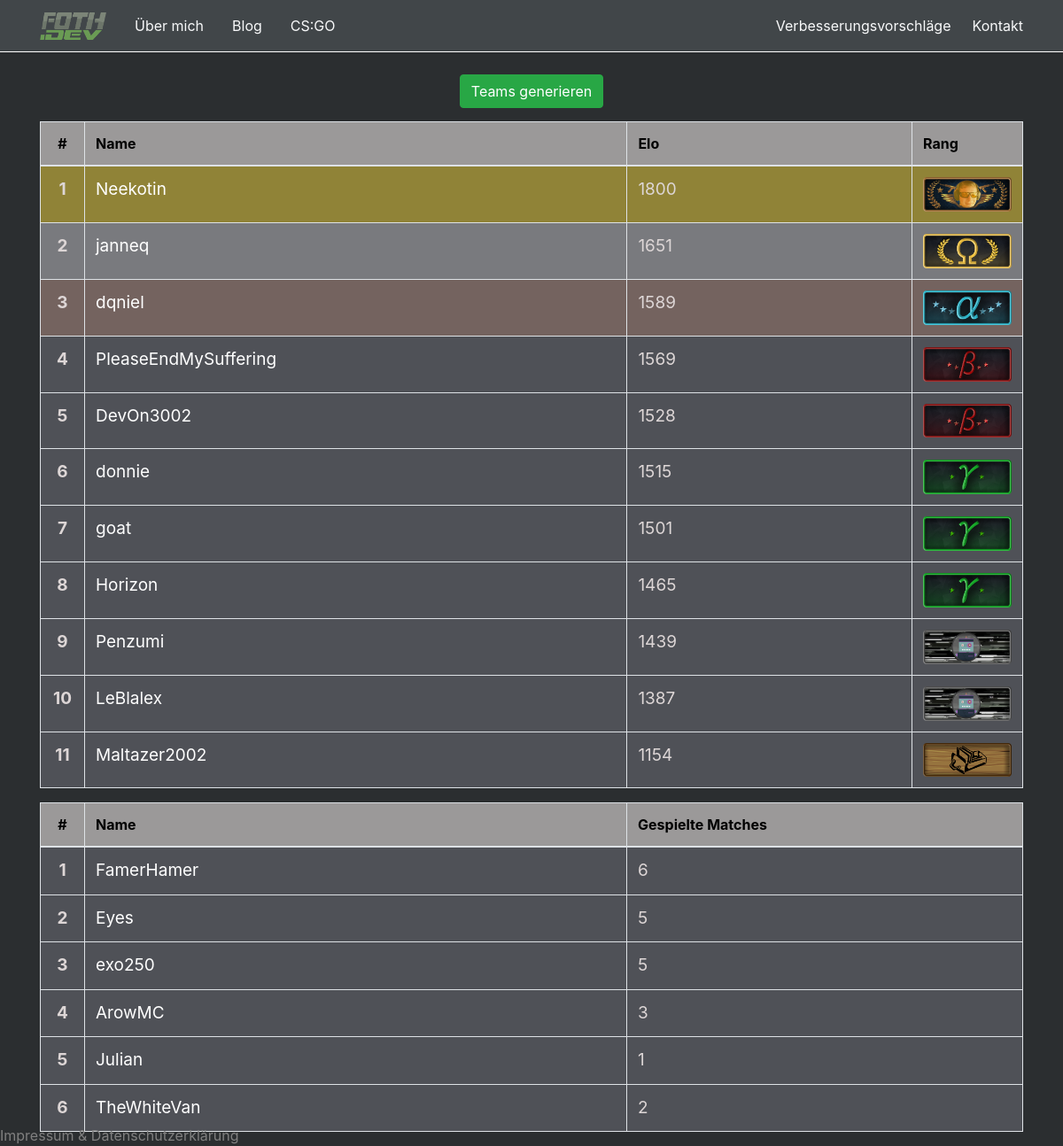
Page /csgo/ on the committed database.
### csgo/models.py (models this page shows, shortened)
class CsgoPlayer(models.Model):
    steam_id = models.CharField(max_length=18)
    name = models.CharField(max_length=32)
    elo = models.IntegerField(default=1500)
    kills = models.IntegerField(default=0)
    assists = models.IntegerField(default=0)
    deaths = models.IntegerField(default=0)
    played_matches = models.IntegerField(default=0)

### csgo/views.py (the view)
# urls.py: path('', views.show_csgo_stats, name="show_csgo_stats"),
def show_csgo_stats(request):
    player_data = CsgoPlayer.objects.order_by("-elo")
    player_list_ranked = []
    player_list_unranked = []
    for player in player_data:
        if player.played_matches >= 10:
            player_list_ranked.append(player)
        else:
            player_list_unranked.append(player)
    return render(request, "csgo/show_csgo_stats.html", {"player_data_ranked": player_list_ranked, "player_data_unranked": player_list_unranked})

### csgo/templates/csgo/show_csgo_stats.html (shortened to what this page needs)
{% extends "base.html" %}
{% load static %}
{% block content %}
<a href="{% url 'select_players' %}" class="btn btn-success" style="margin-bottom: 15px;">Teams generieren</a>
<table class="table table-bordered table-hover" style="background-color: rgb(79, 81, 87); color: black;">
    <thead style="background-color: rgb(155, 153, 153);">
        <tr>
            <th scope="col" style="width:50px;"><div align="center">#</div></th>
            <th scope="col">Name</th>
            <th scope="col" style="width:29%">Elo</th>
            <th scope="col" style="width:120px;">Rang</th>
        </tr>
    </thead>
    <tbody style="font-size: 19px; color: rgb(221, 214, 214)">
        {% for player_object in player_data_ranked %}
        {% if forloop.counter == 1 %}
        <tr style="background-color: rgba(255, 217, 0, 0.37)">
        {% endif %}
        {% if forloop.counter == 2 %}
        <tr style="background-color: rgba(192, 192, 192, 0.37)">
        {% endif %}
        {% if forloop.counter == 3 %}
        <tr style="background-color: #bf897054">
        {% endif %}
        {% if forloop.counter > 3 %}
        <tr>
        {% endif %}
            <th><div align="center">{{ forloop.counter }}</div></th>
            <td><a href="{{ player_object.steam_id }}"><div style="display: inline-block; color: white;">{{ player_object.name }}</div></a></td>
            <td>{{ player_object.elo }}</td>
            {% if forloop.first %}
            <td><img src="{% static 'csgo/niko.png' %}" width="100px"></td>
            {% elif forloop.last %}
            <td><img src="{% static 'csgo/schublade.png' %}" width="100px"></td>
            {% elif player_object.elo > 1625 %}
            <td><img src="{% static 'csgo/omega.png' %}" width="100px"></td>
            {% elif player_object.elo > 1575 %}
            <td><img src="{% static 'csgo/alpha.png' %}" width="100px"></td>
            {% elif player_object.elo > 1525 %}
            <td><img src="{% static 'csgo/beta.png' %}" width="100px"></td>
            {% elif player_object.elo > 1450 %}
            <td><img src="{% static 'csgo/gamma.png' %}" width="100px"></td>
            {% elif player_object.elo > 1350 %}
            <td><img src="{% static 'csgo/beep_boop.png' %}" width="100px"></td>
            {% elif player_object.elo > 1200 %}
            <td><img src="{% static 'csgo/bots.png' %}" width="100px"></td>
            {% endif %}
        </tr>
        {% endfor %}
    </tbody>
</table>
<table class="table table-bordered table-hover" style="background-color: rgb(79, 81, 87); color: black; margin-top: 10px">
    <thead style="background-color: rgb(155, 153, 153);">
        <tr>
            <th scope="col" style="width:50px;"><div align="center">#</div></th>
            <th scope="col">Name</th>
            <th scope="col" style="width:40.3%">Gespielte Matches</th>
        </tr>
    </thead>
    <tbody style="font-size: 19px; color: rgb(221, 214, 214)">
        {% for player_object in player_data_unranked %}
        <tr>
            <th><div align="center">{{ forloop.counter }}</div></th>
            <td><a href="{{ player_object.steam_id }}"><div style="display: inline-block; text-decoration: none; color: white;">{{ player_object.name }}</div></a></td>
            <td>{{ player_object.played_matches }}</td>
        </tr>
        {% endfor %}
    </tbody>
</table>
{% endblock content %}

### templates/base.html (shortened to what this page needs)
{% load static %}
<!doctype html>
<html lang="de">
<head>
  <link rel="stylesheet" href="https://stackpath.bootstrapcdn.com/bootstrap/4.3.1/css/bootstrap.min.css">
</head>
<body style="background-color: rgb(43, 46, 48); color: white;">
  <nav class="navbar navbar-expand-lg navbar-dark" style="background-color:rgb(65, 70, 73); border-bottom: 1px solid white;">
    <div class="container">
      <a class="navbar-brand" href="{% url 'show_landing_page' %}"><img src="{% static 'logo.png' %}" width="75px"></a>
      <div class="collapse navbar-collapse" id="navbarText">
        <ul class="navbar-nav mr-auto">
          <li class="nav-item active">
            <a class="px-md-3 navbar-link text-light" href="#">Über mich</a>
          </li>
          <li>
            <a class="px-md-3 navbar-link text-light" href="{% url 'show_blog_posts' %}">Blog</a>
          </li>
          <li>
            <a class="px-md-3 navbar-link text-light" href="{% url 'show_csgo_stats' %}">CS:GO</a>
          </li>
        </ul>
        <div class="px-md-4"><a class="navbar-link text-light" href="{% url 'show_suggestions' %}">Verbesserungsvorschläge</a></div>
        <div><a class="navbar-link text-light" href="#">Kontakt</a></div>
      </div>
    </div>
  </nav>
  <div class="container" style ="margin-top:25px" align="center">
    {% block content %}
    {% endblock %}
  </div>
  <div style="bottom: 0; position: fixed">
    <a href="{% url 'show_legal_page' %}" style="color: grey;">Impressum & Datenschutzerklärung</a>
  </div>
</body>
</html>

### rows in the picture
CsgoPlayer: name "Neekotin", elo "1800"
CsgoPlayer: name "janneq", elo "1651"
CsgoPlayer: name "dqniel", elo "1589"
CsgoPlayer: name "PleaseEndMySuffering", elo "1569"
CsgoPlayer: name "DevOn3002", elo "1528"
CsgoPlayer: name "donnie", elo "1515"
CsgoPlayer: name "goat", elo "1501"
CsgoPlayer: name "Horizon", elo "1465"
CsgoPlayer: name "Penzumi", elo "1439"
CsgoPlayer: name "LeBlalex", elo "1387"
CsgoPlayer: name "Maltazer2002", elo "1154"
CsgoPlayer: name "FamerHamer", played_matches "6"
CsgoPlayer: name "Eyes", played_matches "5"
CsgoPlayer: name "exo250", played_matches "5"
CsgoPlayer: name "ArowMC", played_matches "3"
CsgoPlayer: name "Julian", played_matches "1"
CsgoPlayer: name "TheWhiteVan", played_matches "2"
